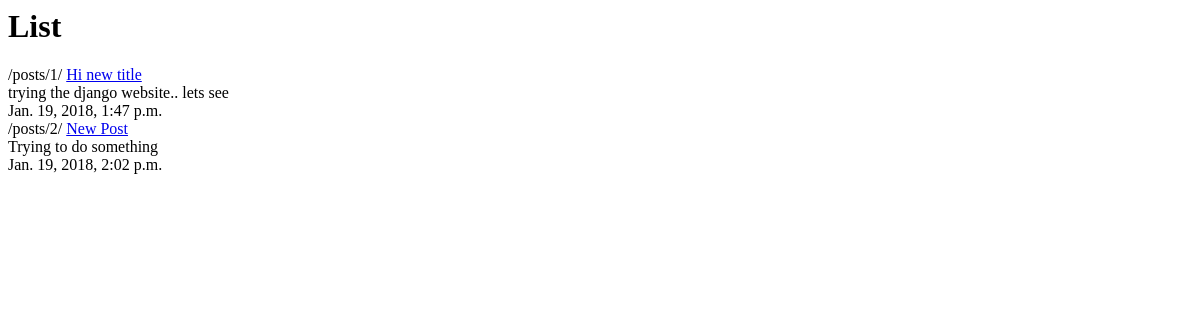
The app's page /posts/, older data.
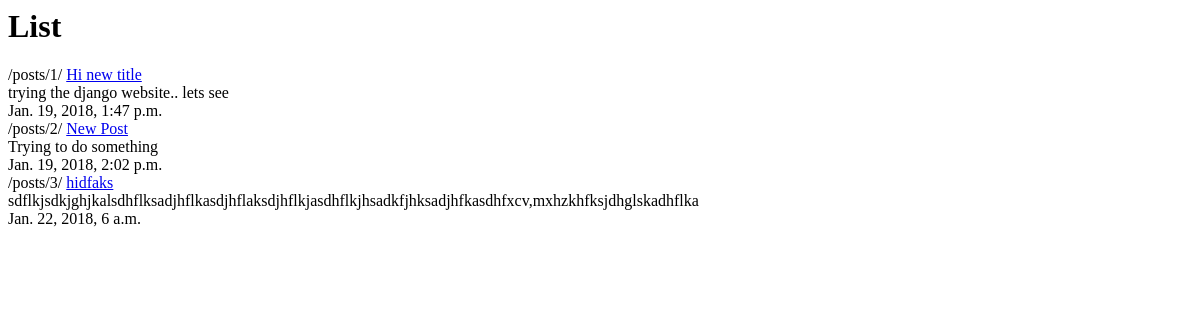
The same page, newer data.
### posts/models.py (models this page shows, shortened)
class Post(models.Model):
    title = models.CharField(max_length = 120)
    content = models.TextField()
    updated = models.DateTimeField(auto_now = True,auto_now_add = False)
    timestamp = models.DateTimeField(auto_now = False,auto_now_add = True)
    def get_absolute_url(self):
        return reverse("posts:detail",kwargs={"id" : self.id})

### posts/views.py (the view)
def post_list(request): #list items
    context = dict()
    context['title'] = 'List'
    context['object_list'] = Post.objects.all()
    return render(request, "index.html", context)

### templates/index.html
<html>
<body>
<h1>{{title}}</h1>
{%for obj in object_list%}
{% url "posts:detail" id=obj.id %}
<a href="{{ obj.get_absolute_url }}"> {{ obj.title}}</a><br>
{{ obj.content}}<br>
{{ obj.updated}}<br>
{% endfor %}
</body>
</html>

Row changes from the older to the newer data that the page shows:
added Post: id "/posts/3/", title "hidfaks", content "sdflkjsdkjghjkalsdhflksadjhflkasdjhflaksdjhflkjasdhflkjhsadkfjhksadjhfkasdhfxcv,mxhzkhfksjdhglskadhflka", updated "Jan. 22, 2018, 6 a.m."
